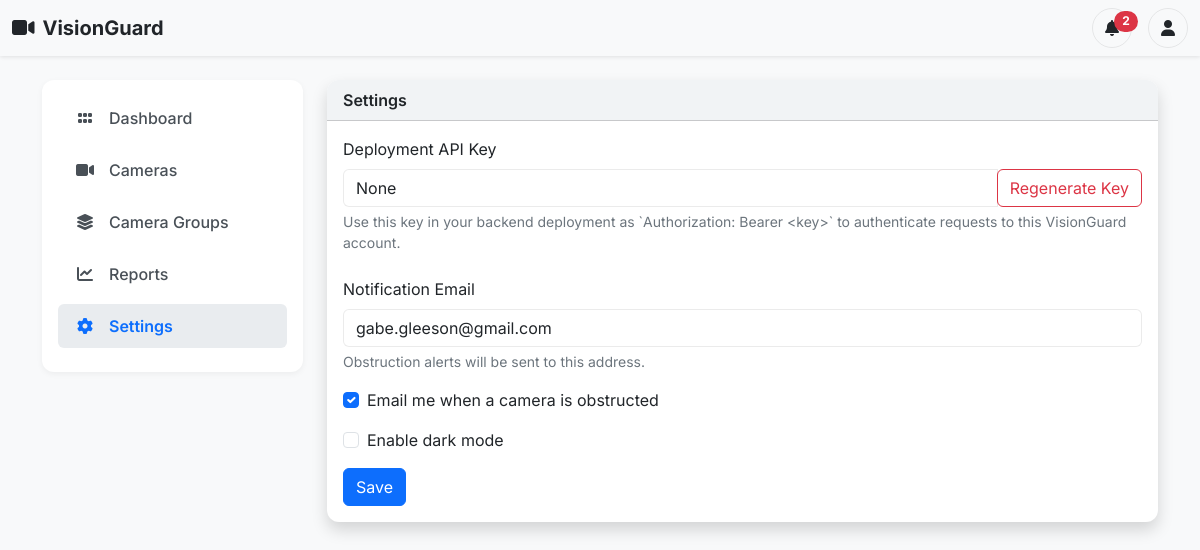
/settings (signed in), run on the app's committed database.
### app.py (models this page shows)
class User(UserMixin, db.Model):
    id = db.Column(db.Integer, primary_key=True)
    username = db.Column(db.String(150), unique=True, nullable=False)
    password = db.Column(db.String(150), nullable=False)
    api_key = db.Column(db.String(64), unique=True, nullable=False)
    notification_email = db.Column(db.String(255), nullable=True)
    email_notifications_enabled = db.Column(db.Boolean, nullable=False, default=False)
    dark_mode_enabled = db.Column(db.Boolean, nullable=False, default=False)
    cameras = db.relationship("Camera", backref="owner", lazy=True)
    camera_groups = db.relationship("CameraGroup", backref="owner", lazy=True)

### app.py (the view, shortened to what this page needs)
@app.route("/settings", methods=["GET", "POST"])
@login_required
def settings():
    return render_template("settings.html", active="settings")

### app.py (called while the page is built)
@login_manager.user_loader
def load_user(user_id):
    return User.query.get(int(user_id))

### templates/settings.html (shortened to what this page needs)
{% extends "layout.html" %}
{% block content %}
<div class="card shadow">
  <div class="card-header">Settings</div>
  <div class="card-body">
    <div class="mb-4">
      <label for="api_key" class="form-label">Deployment API Key</label>
      <div class="input-group">
        <input
          type="text"
          class="form-control"
          id="api_key"
          value="{{ current_user.api_key }}"
          readonly
        >
        <form method="POST" action="{{ url_for('settings') }}">
          <button type="submit" class="btn btn-outline-danger">Regenerate Key</button>
        </form>
      </div>
      <div class="form-text">
        Use this key in your backend deployment as `Authorization: Bearer &lt;key&gt;` to authenticate requests to this VisionGuard account.
      </div>
    </div>
    <form method="POST" action="{{ url_for('settings') }}">
      <div class="mb-3">
        <label for="notification_email" class="form-label">Notification Email</label>
        <input
          type="email"
          class="form-control"
          id="notification_email"
          name="notification_email"
          value="{{ current_user.notification_email or '' }}"
          placeholder="alerts@example.com"
        >
        <div class="form-text">Obstruction alerts will be sent to this address.</div>
      </div>
      <div class="mb-3">
        <div class="form-check">
          <input
            class="form-check-input"
            type="checkbox"
            id="email_notifications_enabled"
            name="email_notifications_enabled"
            {% if current_user.email_notifications_enabled %}checked{% endif %}
          >
          <label class="form-check-label" for="email_notifications_enabled">
            Email me when a camera is obstructed
          </label>
        </div>
      </div>
      <div class="mb-3">
        <div class="form-check">
          <input
            class="form-check-input"
            type="checkbox"
            id="dark_mode_enabled"
            name="dark_mode_enabled"
          >
          <label class="form-check-label" for="dark_mode_enabled">
            Enable dark mode
          </label>
        </div>
      </div>
      <button type="submit" class="btn btn-primary">Save</button>
    </form>
  </div>
</div>
{% endblock %}

### templates/layout.html (style rules this page uses)
:root { --vg-body-bg: #f8f9fa; --vg-surface: #ffffff; --vg-surface-muted: #f1f3f5; --vg-border-soft: rgba(0, 0, 0, 0.08); --vg-text: #212529; --vg-text-muted: #6c757d; --vg-nav-text: #495057; --vg-nav-hover-bg: #e9ecef; --vg-nav-hover-text: #0d6efd; --vg-shadow: 0 2px 6px rgba(0, 0, 0, 0.05); --vg-navbar-shadow: 0 1px 4px rgba(0, 0, 0, 0.1); }
body { background-color: var(--vg-body-bg); color: var(--vg-text); font-family: 'Inter', sans-serif; }
.card { border: none; border-radius: 12px; overflow: hidden; background-color: var(--vg-surface); color: var(--vg-text); }
.card-header { background-color: var(--vg-surface-muted); font-weight: 600; display: flex; justify-content: space-between; align-items: center; }
.dropdown-menu, .offcanvas, .modal-content, .list-group-item, .form-control, .form-select, textarea.form-control, .input-group-text { background-color: var(--vg-surface); color: var(--vg-text); border-color: var(--vg-border-soft); }
.text-muted, .form-text, .btn-link { color: var(--vg-text-muted) !important; }

### data on the page
User: api_key "None", notification_email "gabe.gleeson@gmail.com", email_notifications_enabled "☑"
